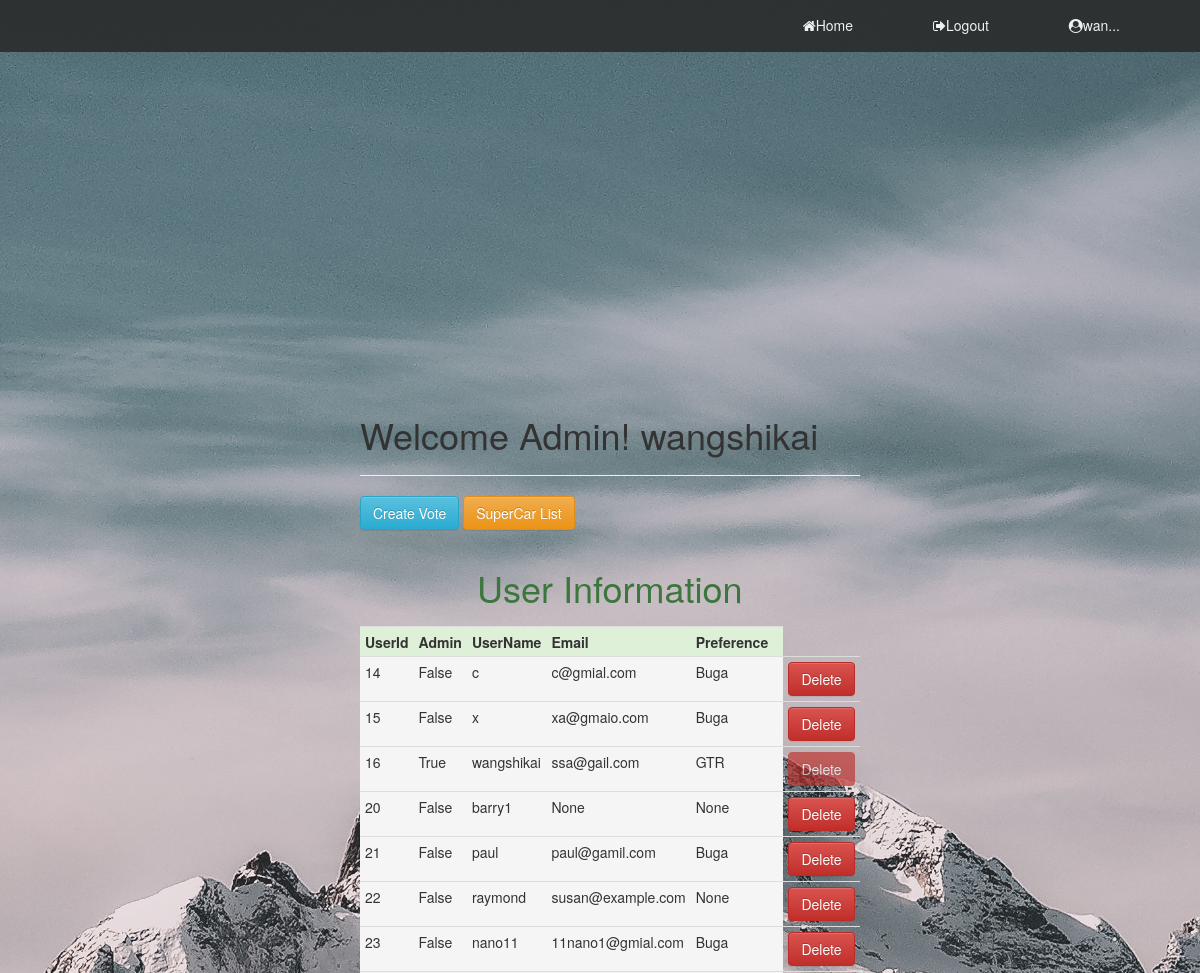
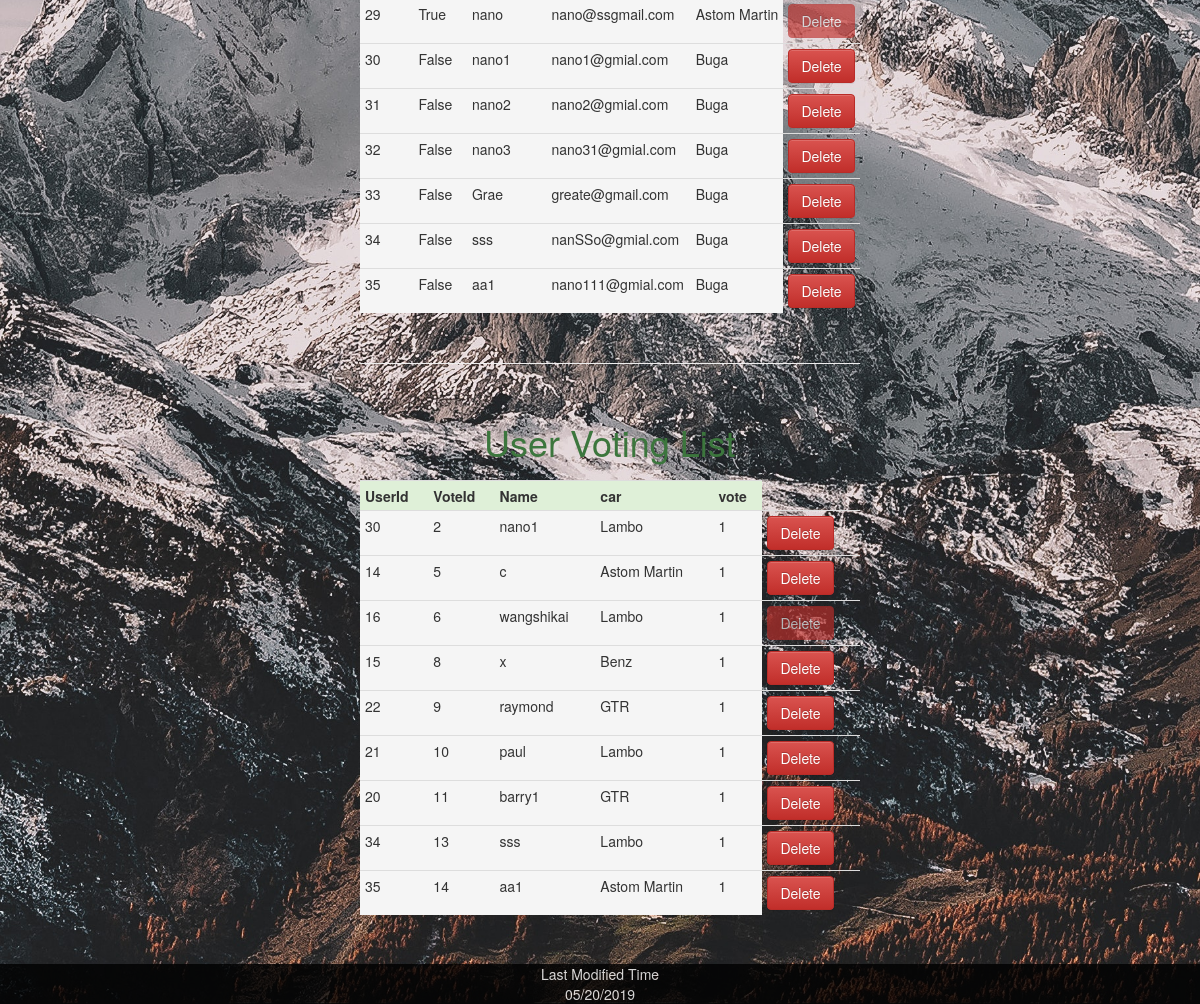
The app's page /hoster (signed in) with its own data (2 pictures, top to bottom).
### app/models.py (models this page shows, shortened)
class User(UserMixin, db.Model):
    id = db.Column(db.Integer, primary_key=True)
    username = db.Column(db.String(64), index=True, unique=True)
    email = db.Column(db.String(120), index=True, unique=True)
    admin = db.Column(db.Boolean, default=False, nullable=False)
    preference = db.Column(db.String(320))
    password_hash = db.Column(db.String(128))
    record_id = relationship("Record", backref="user", lazy="dynamic")
    choice_id = relationship("Choice", backref="user", lazy="dynamic")
    def __repr__(self):
        return '{}'.format(self.username)

class Choice(db.Model):
    id = db.Column(db.Integer, primary_key=True)
    chooseSeries = db.Column(db.String, db.ForeignKey('brand.carSeries'))
    vote = db.Column(db.Integer, default=False, nullable=False)
    UserId = db.Column(db.Integer, db.ForeignKey('user.id'), unique=True)

### app/routes.py (the view)
@app.route('/hoster')
@login_required
def hoster():
    if current_user.admin == True:
        users = User.query.all()
        choose = db.session.query(Choice).join(User)
        name = db.session.query(User).join(Choice)
        brand = db.session.query(Brand)
        return render_template('admin.html', users=users, choose=choose, name=name, brand=brand)
    else:
        flash('Cannot access admin page directly')
        return redirect(url_for('index'))

### app/models.py (called while the page is built)
@login.user_loader
def load_user(id):
    return User.query.get(int(id))

### app/routes.py (called while the page is built)
@app.context_processor
def override_url_for():
    return dict(url_for=dated_url_for)

def dated_url_for(endpoint, **values):
    if endpoint == 'static':
        filename = values.get('filename', None)
        if filename:
            file_path = os.path.join(app.root_path,
                                     endpoint, filename)
            values['q'] = int(os.stat(file_path).st_mtime)
    return url_for(endpoint, **values)

### app/templates/admin.html (shortened to what this page needs)
{% extends "base.html" %}
{% block content %}
<div class="info">
<h1>Welcome Admin! {{current_user}}</h1>
<hr>
<button onclick="createVote()" class="btn btn-info">Create Vote</button>
<button onclick="showCarList()" class="btn btn-warning">SuperCar List</button>
<table class="table table-condensed">
        <caption style="text-align: center"><h1 class="text-success">User Information</h1></caption>
    <tr>
        <th class="success">UserId</th>
        <th class="success">Admin</th>
        <th class="success">UserName</th>
        <th class="success">Email</th>
        <th class="success">Preference</th>
    </tr>
    <tr>
            {% for user in users %}
            <tr>
                <td class="active">{{user.id}}</td>
                <td class="active">{{user.admin}}</td>
                <td class="active">{{user.username}}</td>
                <td  class="active">{{user.email}}</td>
                <td  class="active">{{user.preference}}</td>
                <form action="{{url_for('delete_user', id=user.id )}}" method="post" >
                {% if user.admin==True %}
                <td><button type="submit"  class="btn btn-danger" value="Delete" disabled>Delete</button></td>
                {% else %}
                <td><button type="submit"  class="btn btn-danger" value="Delete" >Delete</button></td>
                {% endif %}
                </form>
            </tr>
            {% endfor %}
    </tr>
</table>
<br>
<hr>
<table class="table table-condensed">
    <caption style="text-align: center"><h1 class="text-success">User Voting List</h1></caption>
    <tr>
        <th class="success">UserId</th>
        <th class="success">VoteId</th>
        <th class="success">Name</th>
        <th class="success">car</th>
        <th class="success">vote</th>
    </tr>
    <tr>
            {% for c in choose %}
            <tr>
                <td class="active">{{c.UserId}}</td>
                <td class="active">{{c.id}}</td>
                <td class="active">{{c.user.username}}</td>
                <td class="active">{{c.chooseSeries}}</td>
                <td class="active">{{c.vote}}</td>
                <form action="{{url_for('delete_vote', id=c.id )}}" method="post" >
                {% if c.user.admin==True %}
                <td><button type="submit"  class="btn btn-danger" value="Delete" disabled>Delete</button></td>
                {% else %}
                <td><button type="submit"  class="btn btn-danger" value="Delete" >Delete</button></td>
                {% endif %}
            </form>
            </tr>
            {% endfor %}
    </tr>
</table>
<br>
<br>
<br>
<br>
</div>
{% endblock %}

### app/templates/base.html (shortened to what this page needs)
<!DOCTYPE html>
<html lang="en">
    <head>
        <link rel="stylesheet" type="text/css" href="{{ url_for('static', filename='style.css' )  }}">
        <link rel="stylesheet" href="https://maxcdn.bootstrapcdn.com/bootstrap/3.3.7/css/bootstrap.min.css" >
        <link rel="stylesheet" href="https://maxcdn.bootstrapcdn.com/bootstrap/3.3.7/css/bootstrap-theme.min.css">
        <link href="https://stackpath.bootstrapcdn.com/font-awesome/4.7.0/css/font-awesome.min.css" rel="stylesheet">
    </head>
    <body>
        <header>
            <nav>
                <ul>
                    <li><a href="{{ url_for('home') }}" class="active"><i class="fa fa-home"></i>Home</a></li>
                    {% if current_user.is_anonymous %}
                    <li><a href="{{ url_for('login') }}"><i class="fa fa-sign-in"></i>Log in</a></li>
                    {% else %}
                    <li><a href="{{ url_for('logout') }}"><i class="fa fa-sign-out"></i>Logout</a></li>
                    {% endif %}
                    {% if  current_user.username|length > 5 %}
                    <li><a ><i class="fa fa-user-circle"></i>{{ current_user.username[:3] }}...</a></li>
                    {% else %}
                    <li><a ><i class="fa fa-user-circle"></i>{{ current_user.username}}</a></li>
                    {% endif %}
                </ul>
            </nav>
        </header>
        {% block content %}{% endblock %}
    </body>
    <footer>
    </footer>
</html>

### app/static/style.css (style rules this page uses)
body { background: url('Photo/mountain.jpg'); background-repeat: no-repeat; background-size: cover; height: 100%; background-attachment: fixed; margin: 0; padding: 0; font-family: poppins; }
header { background: rgb(43, 44, 43); top: 0; left: 0; width: 100%; box-sizing: border-box; padding: 0 40px; position: absolute; opacity: .9; }
header nav { float: right; }
header nav ul { margin: 0; padding: 0; display: flex; }
header nav ul li { list-style: none; }
header nav ul li a { height: 52px; line-height: 50px; padding: 0 40px; color: white; text-decoration: none; display: block; }
.info { position: absolute; top: 20%; left: 30%; }
footer { background: black; clear: both; position: fixed; bottom: 0; height: 40px; width: 100%; color: white; text-align: center; opacity: .8; }
.table { position: relative; top: 10px; }

### records on screen
User: username "wan", username "wangshikai", id "16", admin "True", email "ssa@gail.com", preference "GTR", shows "Delete"
User: id "14", admin "False", username "c", email "c@gmial.com", preference "Buga", shows "Delete"
User: id "15", admin "False", username "x", email "xa@gmaio.com", preference "Buga", shows "Delete"
User: id "20", admin "False", username "barry1", email "None", preference "None", shows "Delete"
User: id "21", admin "False", username "paul", email "paul@gamil.com", preference "Buga", shows "Delete"
User: id "22", admin "False", username "raymond", email "susan@example.com", preference "None", shows "Delete"
User: id "23", admin "False", username "nano11", email "11nano1@gmial.com", preference "Buga", shows "Delete"
User: id "29", admin "True", username "nano", email "nano@ssgmail.com", preference "Astom Martin", shows "Delete"
User: id "30", admin "False", username "nano1", email "nano1@gmial.com", preference "Buga", shows "Delete"
User: id "31", admin "False", username "nano2", email "nano2@gmial.com", preference "Buga", shows "Delete"
User: id "32", admin "False", username "nano3", email "nano31@gmial.com", preference "Buga", shows "Delete"
User: id "33", admin "False", username "Grae", email "greate@gmail.com", preference "Buga", shows "Delete"
User: id "34", admin "False", username "sss", email "nanSSo@gmial.com", preference "Buga", shows "Delete"
User: id "35", admin "False", username "aa1", email "nano111@gmial.com", preference "Buga", shows "Delete"
Choice: UserId "30", id "2", user.username "nano1", chooseSeries "Lambo", vote "1", shows "Delete"
Choice: UserId "14", id "5", user.username "c", chooseSeries "Astom Martin", vote "1", shows "Delete"
Choice: UserId "16", id "6", user.username "wangshikai", chooseSeries "Lambo", vote "1", shows "Delete"
Choice: UserId "15", id "8", user.username "x", chooseSeries "Benz", vote "1", shows "Delete"
Choice: UserId "22", id "9", user.username "raymond", chooseSeries "GTR", vote "1", shows "Delete"
Choice: UserId "21", id "10", user.username "paul", chooseSeries "Lambo", vote "1", shows "Delete"
Choice: UserId "20", id "11", user.username "barry1", chooseSeries "GTR", vote "1", shows "Delete"
Choice: UserId "34", id "13", user.username "sss", chooseSeries "Lambo", vote "1", shows "Delete"
Choice: UserId "35", id "14", user.username "aa1", chooseSeries "Astom Martin", vote "1", shows "Delete"
